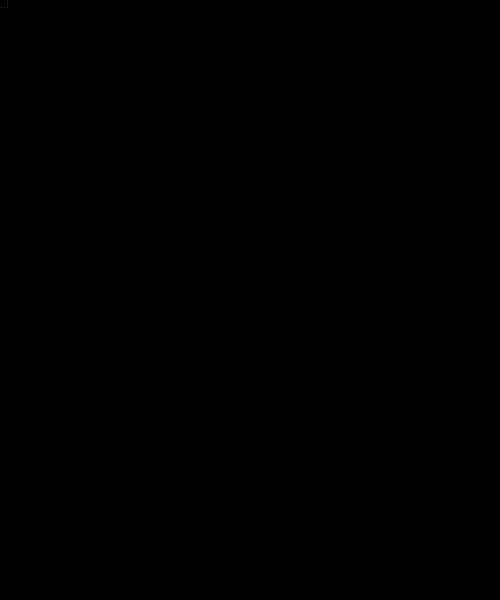
Frame 1 (no input)
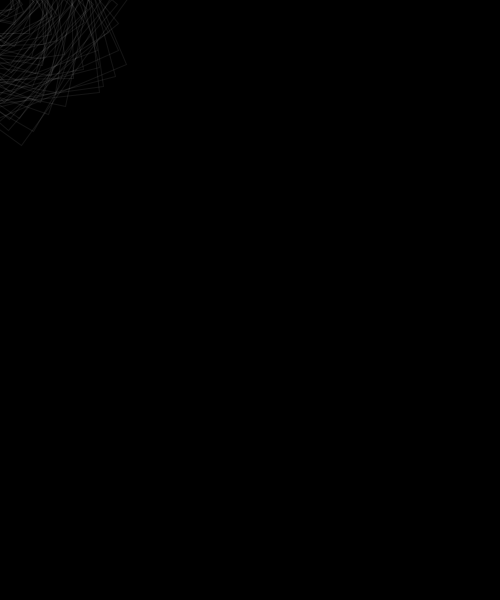
Frame 60 (the mouse pressed at the canvas centre just before this capture)
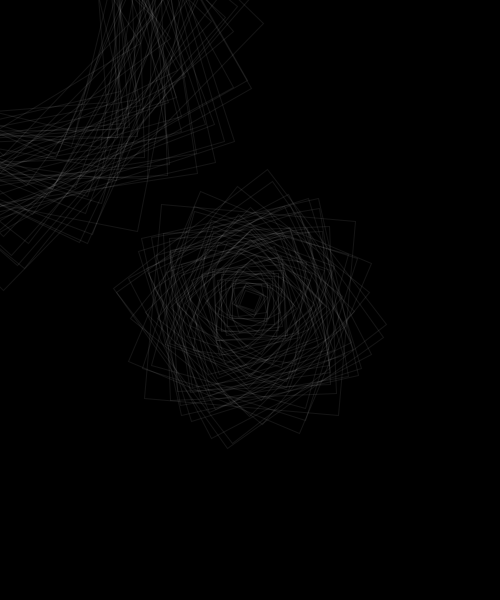
Frame 120 (the mouse held since frame 60 and released just before this capture)

The Processing sketch that drew these frames (run headless with seeded random() and noise(); from frame 60 on, the mouse is pressed at the canvas centre):

// Processing sketch: day3_10_object_arrayList_use
// ── day3_10_object_arrayList_use.pde
ArrayList<Particle> particles = new ArrayList<Particle>();


void setup() {
  size(500, 600);
  background(0);
  
  //int totalNumber = 30;
  //for (int i=0; i<totalNumber; i++) {
  //  particles.add(  new Particle(width/2, height/2)  );
  //}
}


void draw() {
  background(0);
  
  // generate!!!
  particles.add(  new Particle(mouseX, mouseY)  );
  
  // update & display particles
  for (int i=0; i<particles.size(); i++) {
    Particle p = particles.get(i);
    p.move();
    p.getBigger();
    p.display();
  }
}








class Particle {
  float x, y;
  float xSpd, ySpd;
  float size;
  float r, g, b;
  float rotSpeed;
  Particle(float tempX, float tempY) {
    x = tempX;
    y = tempY;
    xSpd = 0;//random(-0.1, 0.1);
    ySpd = random(0.1, 0.3);
    size = random(10, 20);
    r = random(255);
    g = random(255);
    b = random(255);
    rotSpeed = random(0.01, 0.04);
  }
  void display() {
    pushMatrix();
    
    translate(x,y);
    rotate(frameCount * rotSpeed);
    
    noStroke();
    //fill(r,g,b);
    noFill();
    stroke(255, 20);
    //ellipse(x, y, size, size);
    rectMode(CENTER);
    rect(0, 0,size, size);
    
    popMatrix();
  }
  void getBigger() {
    size += 3;
  }
  void move() {
    x += xSpd;
    y += ySpd;
  }
}
